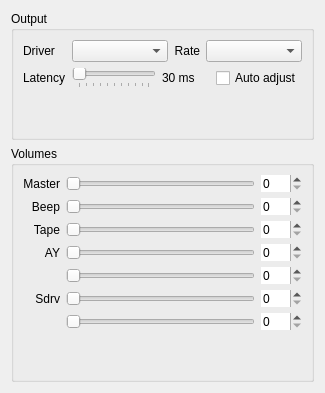
       <widget class="QWidget" name="tab3">
        <layout class="QVBoxLayout" name="verticalLayout_43" stretch="0,0,10">
         <item>
          <layout class="QHBoxLayout" name="horizontalLayout_25">
           <item>
            <widget class="xIconGroup" name="sndOutGBox">
             <property name="title">
              <string>Output</string>
             </property>
             <layout class="QGridLayout" name="gridLayout_5" columnstretch="0,10,0,10">
              <item row="0" column="1">
               <widget class="QComboBox" name="outbox">
                <property name="toolTip">
                 <string>Sound output driver</string>
                </property>
               </widget>
              </item>
              <item row="0" column="3">
               <widget class="QComboBox" name="ratbox">
                <property name="toolTip">
                 <string>Sample rate of the output</string>
                </property>
               </widget>
              </item>
              <item row="0" column="0">
               <widget class="QLabel" name="label_4">
                <property name="text">
                 <string>Driver</string>
                </property>
               </widget>
              </item>
              <item row="0" column="2">
               <widget class="QLabel" name="labSndRate">
                <property name="text">
                 <string>Rate</string>
                </property>
                <property name="alignment">
                 <set>Qt::AlignRight|Qt::AlignTrailing|Qt::AlignVCenter</set>
                </property>
               </widget>
              </item>
              <item row="1" column="0">
               <widget class="QLabel" name="labSndLatName">
                <property name="toolTip">
                 <string>How much sound is kept buffered ahead of playback.
Less is more responsive; too little and the sound clicks</string>
                </property>
                <property name="text">
                 <string>Latency</string>
                </property>
               </widget>
              </item>
              <item row="1" column="1" colspan="3">
               <layout class="QHBoxLayout" name="horizontalLayout_sndlat">
                <item>
                 <widget class="xSlider" name="sldSndLatency">
                  <property name="toolTip">
                   <string>How much sound is kept buffered ahead of playback.
Less is more responsive; too little and the sound clicks</string>
                  </property>
                  <property name="singleStep">
                   <number>5</number>
                  </property>
                  <property name="pageStep">
                   <number>10</number>
                  </property>
                  <property name="orientation">
                   <enum>Qt::Horizontal</enum>
                  </property>
                  <property name="tickPosition">
                   <enum>QSlider::TicksBelow</enum>
                  </property>
                  <property name="tickInterval">
                   <number>10</number>
                  </property>
                 </widget>
                </item>
                <item>
                 <widget class="QLabel" name="labSndLatency">
                  <property name="minimumSize">
                   <size>
                    <width>48</width>
                    <height>0</height>
                   </size>
                  </property>
                  <property name="text">
                   <string>30 ms</string>
                  </property>
                 </widget>
                </item>
                <item>
                 <widget class="QCheckBox" name="chkSndLatAuto">
                  <property name="toolTip">
                   <string>Find the latency by itself: raise it when the buffer runs
thin, lower it again after a long clean spell</string>
                  </property>
                  <property name="text">
                   <string>Auto adjust</string>
                  </property>
                 </widget>
                </item>
               </layout>
              </item>
              <item row="2" column="1" colspan="3">
               <spacer name="verticalSpacer_22">
                <property name="orientation">
                 <enum>Qt::Vertical</enum>
                </property>
                <property name="sizeHint" stdset="0">
                 <size>
                  <width>20</width>
                  <height>40</height>
                 </size>
                </property>
               </spacer>
              </item>
             </layout>
            </widget>
           </item>
          </layout>
         </item>
         <item>
          <layout class="QHBoxLayout" name="horizontalLayout_32">
           <item>
            <widget class="xIconGroup" name="groupBox_12">
             <property name="title">
              <string>Volumes</string>
             </property>
             <layout class="QGridLayout" name="gridLayout_14">
              <item row="2" column="0">
               <widget class="QLabel" name="label_10">
                <property name="text">
                 <string>Tape</string>
                </property>
                <property name="alignment">
                 <set>Qt::AlignRight|Qt::AlignTrailing|Qt::AlignVCenter</set>
                </property>
               </widget>
              </item>
              <item row="5" column="0">
               <widget class="QLabel" name="label_30">
                <property name="text">
                 <string>Sdrv</string>
                </property>
                <property name="alignment">
                 <set>Qt::AlignRight|Qt::AlignTrailing|Qt::AlignVCenter</set>
                </property>
               </widget>
              </item>
              <item row="1" column="2">
               <widget class="QSpinBox" name="sbBeepVol">
                <property name="frame">
                 <bool>false</bool>
                </property>
                <property name="maximum">
                 <number>100</number>
                </property>
               </widget>
              </item>
              <item row="0" column="2">
               <widget class="QSpinBox" name="sbMasterVol">
                <property name="frame">
                 <bool>false</bool>
                </property>
                <property name="maximum">
                 <number>100</number>
                </property>
               </widget>
              </item>
              <item row="6" column="2">
               <widget class="QSpinBox" name="sbSAAVol">
                <property name="frame">
                 <bool>false</bool>
                </property>
                <property name="maximum">
                 <number>100</number>
                </property>
               </widget>
              </item>
              <item row="0" column="0">
               <widget class="QLabel" name="label_14">
                <property name="text">
                 <string>Master</string>
                </property>
                <property name="alignment">
                 <set>Qt::AlignRight|Qt::AlignTrailing|Qt::AlignVCenter</set>
                </property>
               </widget>
              </item>
              <item row="5" column="1">
               <widget class="QSlider" name="sldSdrvVol">
                <property name="maximum">
                 <number>100</number>
                </property>
                <property name="orientation">
                 <enum>Qt::Horizontal</enum>
                </property>
               </widget>
              </item>
              <item row="3" column="2">
               <widget class="QSpinBox" name="sbAYVol">
                <property name="frame">
                 <bool>false</bool>
                </property>
                <property name="maximum">
                 <number>100</number>
                </property>
               </widget>
              </item>
              <item row="5" column="2">
               <widget class="QSpinBox" name="sbSdrvVol">
                <property name="frame">
                 <bool>false</bool>
                </property>
                <property name="maximum">
                 <number>100</number>
                </property>
               </widget>
              </item>
              <item row="1" column="1">
               <widget class="QSlider" name="sldBeepVol">
                <property name="maximum">
                 <number>100</number>
                </property>
                <property name="orientation">
                 <enum>Qt::Horizontal</enum>
                </property>
               </widget>
              </item>
              <item row="6" column="1">
               <widget class="QSlider" name="sldSAAVol">
                <property name="maximum">
                 <number>100</number>
                </property>
                <property name="orientation">
                 <enum>Qt::Horizontal</enum>
                </property>
               </widget>
              </item>
              <item row="3" column="0">
               <widget class="QLabel" name="label_11">
                <property name="text">
                 <string>AY</string>
                </property>
                <property name="alignment">
                 <set>Qt::AlignRight|Qt::AlignTrailing|Qt::AlignVCenter</set>
                </property>
               </widget>
              </item>
              <item row="0" column="1">
               <widget class="QSlider" name="sldMasterVol">
                <property name="maximum">
                 <number>100</number>
                </property>
                <property name="orientation">
                 <enum>Qt::Horizontal</enum>
                </property>
               </widget>
              </item>
              <item row="4" column="1">
               <widget class="QSlider" name="sldGSVol">
                <property name="maximum">
                 <number>100</number>
                </property>
                <property name="orientation">
                 <enum>Qt::Horizontal</enum>
                </property>
               </widget>
              </item>
              <item row="4" column="2">
               <widget class="QSpinBox" name="sbGSVol">
                <property name="frame">
                 <bool>false</bool>
                </property>
                <property name="maximum">
                 <number>100</number>
                </property>
               </widget>
              </item>
              <item row="3" column="1">
               <widget class="QSlider" name="sldAYVol">
                <property name="maximum">
                 <number>100</number>
                </property>
                <property name="orientation">
                 <enum>Qt::Horizontal</enum>
                </property>
               </widget>
              </item>
              <item row="2" column="1">
               <widget class="QSlider" name="sldTapeVol">
                <property name="maximum">
                 <number>100</number>
                </property>
                <property name="orientation">
                 <enum>Qt::Horizontal</enum>
                </property>
               </widget>
              </item>
              <item row="2" column="2">
               <widget class="QSpinBox" name="sbTapeVol">
                <property name="frame">
                 <bool>false</bool>
                </property>
                <property name="maximum">
                 <number>100</number>
                </property>
               </widget>
              </item>
              <item row="1" column="0">
               <widget class="QLabel" name="label_9">
                <property name="text">
                 <string>Beep</string>
                </property>
                <property name="alignment">
                 <set>Qt::AlignRight|Qt::AlignTrailing|Qt::AlignVCenter</set>
                </property>
               </widget>
              </item>
              <item row="7" column="0">
               <spacer name="verticalSpacer_8">
                <property name="orientation">
                 <enum>Qt::Vertical</enum>
                </property>
                <property name="sizeHint" stdset="0">
                 <size>
                  <width>20</width>
                  <height>40</height>
                 </size>
                </property>
               </spacer>
              </item>
             </layout>
            </widget>
           </item>
          </layout>
         </item>
         <item>
          <spacer name="verticalSpacer_10">
           <property name="orientation">
            <enum>Qt::Vertical</enum>
           </property>
           <property name="sizeHint" stdset="0">
            <size>
             <width>20</width>
             <height>0</height>
            </size>
           </property>
          </spacer>
         </item>
        </layout>
       </widget>
